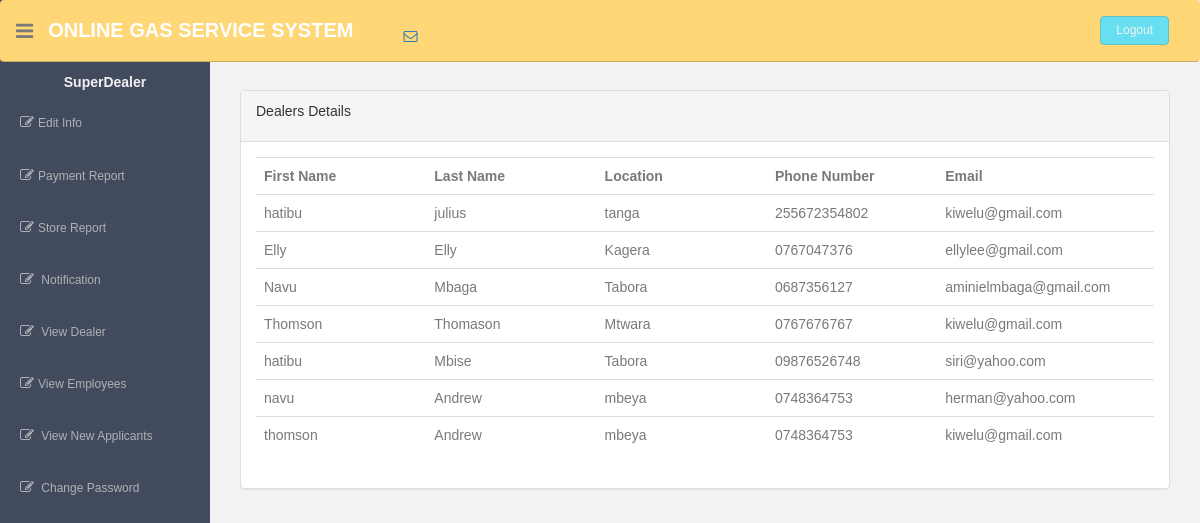
The app's page /index.php?p=view_spd (signed in) with its own data.
### tables this page shows
CREATE TABLE IF NOT EXISTS `dealers_tbl` (
  `dealer_id` int(11) NOT NULL AUTO_INCREMENT,
  `first_name` varchar(255) NOT NULL,
  `middle_name` varchar(255) NOT NULL,
  `last_name` varchar(255) NOT NULL,
  `gender` varchar(255) NOT NULL,
  `age` int(10) NOT NULL,
  `nationality` varchar(255) NOT NULL,
  `location` varchar(255) NOT NULL,
  `p_number` varchar(20) NOT NULL,
  `email` varchar(255) NOT NULL,
  `image` varchar(255) NOT NULL,
  `created` timestamp NOT NULL DEFAULT CURRENT_TIMESTAMP ON UPDATE CURRENT_TIMESTAMP,
  PRIMARY KEY (`dealer_id`)
);

### index.php (called while the page is built, shortened)
<?php
require ("includes/routing.php");
require ("includes/template.php");
?>

### pages/view_dealer_psd.php (the view, shortened to what this page needs)
<?php
require ("database/connection.php");
	$sql = " SELECT * FROM dealers_tbl";
	echo "
	<div class='col-md-12'>
		<div class='panel panel-default'>
			<div class='panel-heading'>
				<p>Dealers Details</p>
			</div>
			<div class='panel-body'>
				<div class='table-responsive'>
					<table class='table table-hover'>
						<tr>
							<th width='15%'>First Name</th>
							<th width='15%'>Last Name</th>
							<th width='15%'>Location</th>
							<th width='15%'>Phone Number</th>
							<th width='15%'>Email</th>
						</tr>
	";
	$result = mysqli_query($connection,$sql);
	$num = mysqli_num_rows($result);
	if ($num > 0) {
		while ($row =mysqli_fetch_array($result)) {
			echo "
			<tr>
				<td>".$row["first_name"]."</td>
				<td>".$row["last_name"]."</td>
				<td>".$row["location"]."</td>
				<td>".$row["p_number"]."</td>
				<td>".$row["email"]."</td>
			";
?>
			</tr>
<?php
		}
	}
	echo"
				</table>
			</div>
		</div>
	</div>
	";
?>

### includes/links.php (shortened to what this page needs)
<!DOCTYPE html>
<html lang="en">
  <head>
    <link href="assets/vendors/bootstrap/css/bootstrap.css" rel="stylesheet">
    <link href="assets/vendors/font-awesome/css/font-awesome.css" rel="stylesheet" />
    <link href="assets/css/style.css" rel="stylesheet" />
    <link href="assets/vendors/template/css/style.css" rel="stylesheet">
    <link href="assets/vendors/template/css/style-responsive.css" rel="stylesheet">
  </head>

### includes/template.php
<?php
require ("includes/links.php");
if(isset($_SESSION["username"])){
	require ("includes/header.php");
	require ("includes/navigation.php");
	if(isset($main_content)){
		require ($main_content);
	}
}else{
	if(isset($main_content)){
		require ($main_content);
	}else{
	require ("pages/home.php");
	}
}
require ("includes/footer.php");
?>

### includes/header.php (shortened to what this page needs)
<body style="font-family: 'Georgia', sans-serif;
  font-size:14px;">
<section id="container" >
      <header class="header black-bg navbar">
              <div class="sidebar-toggle-box">
                  <div class="fa fa-bars tooltips" data-placement="right" data-original-title="Toggle Navigation"></div>
              </div>
            <a href="index.html" class="logo"><b>ONLINE GAS SERVICE SYSTEM</b></a>
            <div class="top-menu">
              <ul class="nav pull-left top-menu">
                <li class="dropdown" style="margin: 15px 0px 5px 35px;">
                  <a href="#" data-toggle="dropdown" class="dropdown-toggle" onclick="now_notification();">
                    <i class="fa fa-envelope-o"></i>
                  </a>
                </li>
              </ul>
              	<ul class="nav pull-right top-menu">
                  <li>
                    <a class="logout" href="index.php?p=logout">Logout</a>
                  </li>
              	</ul>
            </div>
        </header>
    <body onload="count_notification(),notification(),OutBox_notification();">

### includes/navigation.php (shortened to what this page needs)
<aside>
         <div id="sidebar"  class="nav-collapse ">
             <ul class="sidebar-menu" id="nav-accordion">
                   <h5 class="centered"><?php echo $_SESSION["level"];?></h5>
         <?php
          if($_SESSION["level"] == "SuperDealer"){
         ?>
           <li>
               <a href="index.php?p=Edit_info_spd"><i class="fa fa-edit fa-fw"></i>Edit Info</a>
           </li>
           <li>
               <a href="index.php?p=report"><i class="fa fa-edit fa-fw"></i>Payment Report</a>
           </li>
           <li>
               <a href="index.php?p=store-report"><i class="fa fa-edit fa-fw"></i>Store Report</a>
           </li>
           <li>
             <a href="index.php?p=notifi"><i class="fa fa-edit fa-fw"></i> Notification </a>
           </li>
           <li>
               <a href="index.php?p=view_spd"><i class="fa fa-edit fa-fw"></i> View Dealer </a>
           </li>
           <li>
               <a href="index.php?p=view_employees"><i class="fa fa-edit fa-fw"></i>View Employees</a>
           </li>
           <li>
               <a href="index.php?p=new_applicant"><i class="fa fa-edit fa-fw"></i> View New Applicants </a>
           </li>
         <?php
           }
         ?>
           <li>
             <a href="index.php?p=change"><i class="fa fa-edit fa-fw"></i> Change Password</a>
           </li>
              </ul>
         </div>
     </aside>
     <p><br></p>
 <section id="main-content">
     <section class="wrapper">

### includes/footer.php (shortened to what this page needs)
        </section>
    </section>
</section>
  </body>
</html>

### records on screen
dealers_tbl: first_name "hatibu", last_name "julius", location "tanga", p_number "255672354802", email "kiwelu@gmail.com"
dealers_tbl: first_name "Elly", last_name "Elly", location "Kagera", p_number "0767047376", email "ellylee@gmail.com"
dealers_tbl: first_name "Navu", last_name "Mbaga", location "Tabora", p_number "0687356127", email "aminielmbaga@gmail.com"
dealers_tbl: first_name "Thomson", last_name "Thomason", location "Mtwara", p_number "0767676767", email "kiwelu@gmail.com"
dealers_tbl: first_name "hatibu", last_name "Mbise", location "Tabora", p_number "09876526748", email "siri@yahoo.com"
dealers_tbl: first_name "navu", last_name "Andrew", location "mbeya", p_number "0748364753", email "herman@yahoo.com"
dealers_tbl: first_name "thomson", last_name "Andrew", location "mbeya", p_number "0748364753", email "kiwelu@gmail.com"

### other values on screen
$_SESSION["level"] "SuperDealer"
